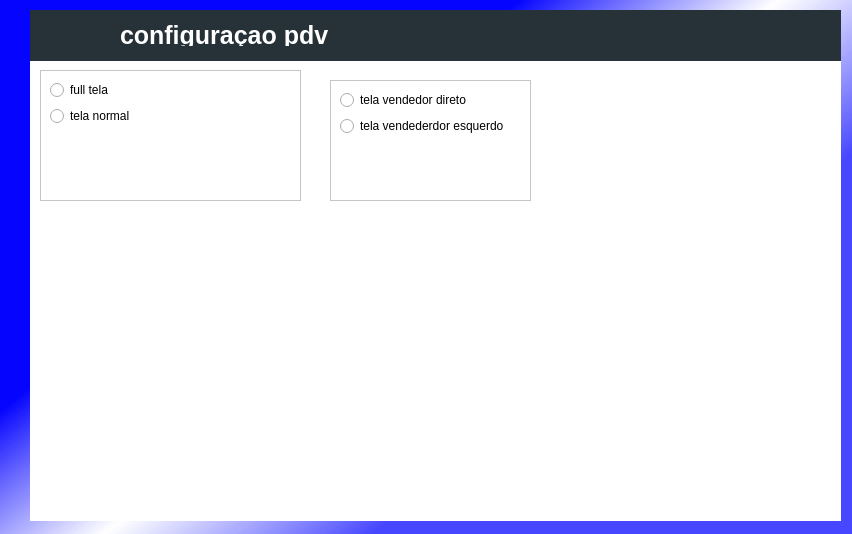
<?xml version="1.0" encoding="UTF-8"?>
<ui version="4.0">
 <class>ForConfigPDv</class>
 <widget class="QWidget" name="ForConfigPDv">
  <property name="geometry">
   <rect>
    <x>0</x>
    <y>0</y>
    <width>852</width>
    <height>534</height>
   </rect>
  </property>
  <property name="windowTitle">
   <string>Config pdv</string>
  </property>
  <property name="styleSheet">
   <string notr="true">text-transform: uppercase;
background: qlineargradient(spread:pad, x1:0.085, y1:0.175595, x2:0.714, y2:0.672619, stop:0.375921 rgba(0, 0, 255, 222), stop:0.673219 rgba(255, 255, 255, 255), stop:0.980344 rgba(69, 69, 255, 231));</string>
  </property>
  <widget class="QWidget" name="widget" native="true">
   <property name="geometry">
    <rect>
     <x>30</x>
     <y>60</y>
     <width>811</width>
     <height>461</height>
    </rect>
   </property>
   <property name="styleSheet">
    <string notr="true">background:white;</string>
   </property>
   <widget class="QFrame" name="frame_2">
    <property name="geometry">
     <rect>
      <x>10</x>
      <y>10</y>
      <width>261</width>
      <height>131</height>
     </rect>
    </property>
    <property name="frameShape">
     <enum>QFrame::StyledPanel</enum>
    </property>
    <property name="frameShadow">
     <enum>QFrame::Raised</enum>
    </property>
    <layout class="QVBoxLayout" name="verticalLayout">
     <item>
      <widget class="QRadioButton" name="rd_fulltela">
       <property name="text">
        <string>full tela</string>
       </property>
      </widget>
     </item>
     <item>
      <widget class="QRadioButton" name="rd_normaltela">
       <property name="text">
        <string>tela normal</string>
       </property>
      </widget>
     </item>
     <item>
      <spacer name="verticalSpacer">
       <property name="orientation">
        <enum>Qt::Vertical</enum>
       </property>
       <property name="sizeHint" stdset="0">
        <size>
         <width>20</width>
         <height>40</height>
        </size>
       </property>
      </spacer>
     </item>
    </layout>
   </widget>
   <widget class="QFrame" name="frame_3">
    <property name="geometry">
     <rect>
      <x>300</x>
      <y>20</y>
      <width>201</width>
      <height>121</height>
     </rect>
    </property>
    <property name="frameShape">
     <enum>QFrame::StyledPanel</enum>
    </property>
    <property name="frameShadow">
     <enum>QFrame::Raised</enum>
    </property>
    <layout class="QVBoxLayout" name="verticalLayout_2">
     <item>
      <widget class="QRadioButton" name="rd_venderodireto">
       <property name="text">
        <string>tela vendedor direto</string>
       </property>
      </widget>
     </item>
     <item>
      <widget class="QRadioButton" name="rd_vendedoresquerdo">
       <property name="text">
        <string>tela vendederdor esquerdo</string>
       </property>
      </widget>
     </item>
     <item>
      <spacer name="verticalSpacer_2">
       <property name="orientation">
        <enum>Qt::Vertical</enum>
       </property>
       <property name="sizeHint" stdset="0">
        <size>
         <width>20</width>
         <height>40</height>
        </size>
       </property>
      </spacer>
     </item>
    </layout>
   </widget>
  </widget>
  <widget class="QFrame" name="frame">
   <property name="geometry">
    <rect>
     <x>30</x>
     <y>10</y>
     <width>811</width>
     <height>51</height>
    </rect>
   </property>
   <property name="styleSheet">
    <string notr="true">QLabel{
font-size: 25px;
font-family: &quot;Arial&quot;;
font-weight: bold;
	color: rgb(255, 255, 255);
border: none;
}
QFrame{
border: none;
background-color: rgb(38, 50, 56);}</string>
   </property>
   <property name="frameShape">
    <enum>QFrame::StyledPanel</enum>
   </property>
   <property name="frameShadow">
    <enum>QFrame::Raised</enum>
   </property>
   <widget class="QLabel" name="label">
    <property name="geometry">
     <rect>
      <x>90</x>
      <y>15</y>
      <width>281</width>
      <height>21</height>
     </rect>
    </property>
    <property name="text">
     <string>configuraçao pdv</string>
    </property>
   </widget>
   <widget class="QLabel" name="label_2">
    <property name="geometry">
     <rect>
      <x>20</x>
      <y>10</y>
      <width>51</width>
      <height>31</height>
     </rect>
    </property>
    <property name="text">
     <string/>
    </property>
    <property name="pixmap">
     <pixmap resource="../assets/file.qrc">:/telainicial/telainicial/configura.png</pixmap>
    </property>
    <property name="scaledContents">
     <bool>true</bool>
    </property>
   </widget>
  </widget>
 </widget>
 <resources>
  <include location="../assets/file.qrc"/>
 </resources>
 <connections/>
</ui>
